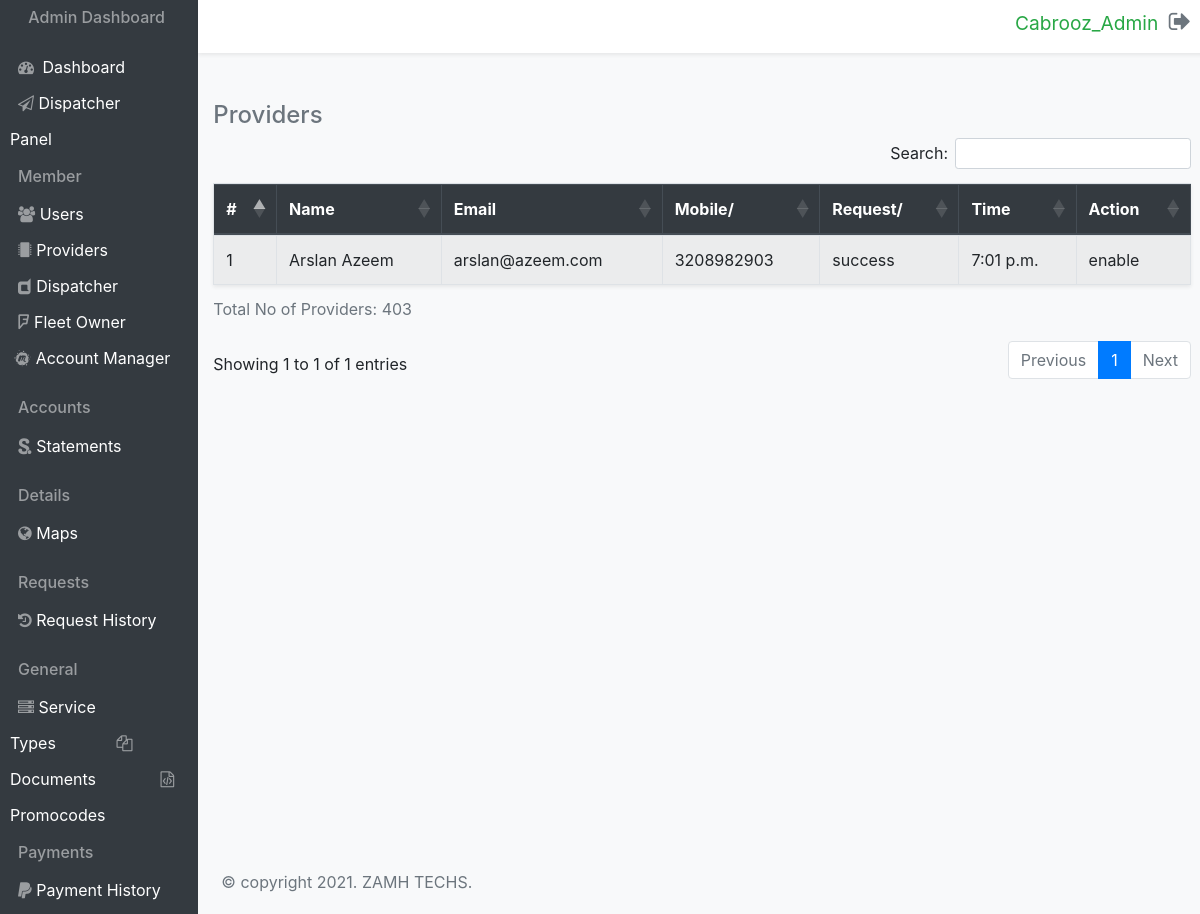
The page /providers/ (signed in) on the database its author committed.
### cabroozadmin/models.py (models this page shows, shortened)
class Provider(models.Model):
    user = models.ForeignKey(User, on_delete=models.SET_NULL, null=True)
    name = models.CharField(max_length=255, null=True, blank=True)
    email = models.EmailField(null=True, blank=True)
    mobile = models.CharField(max_length=25, null=True, blank=True)
    request = models.CharField(max_length=255, null=True, blank=True)
    time = models.TimeField(auto_now_add=True)
    action = models.CharField(max_length=65, null=True, blank=True)
    totalproviders = models.IntegerField(null=True, blank=True)

### cabroozadmin/views.py (the view)
# urls.py: path('providers/', views.providers, name="providers"),
@login_required
def providers(request):
    provider = Provider.objects.all()
    return render(request, 'cabroozadmin/providers.html', {"provider":provider} )

### cabroozadmin/templates/cabroozadmin/providers.html (shortened to what this page needs)
{% load static %}
<!DOCTYPE html>
<html lang="en">
<head>
    <link rel="stylesheet" href="https://stackpath.bootstrapcdn.com/bootstrap/4.5.2/css/bootstrap.min.css">
    <link rel="stylesheet" href="https://stackpath.bootstrapcdn.com/bootstrap/4.5.2/css/bootstrap.min.css">
    <link rel="stylesheet" href="https://cdnjs.cloudflare.com/ajax/libs/twitter-bootstrap/4.5.2/css/bootstrap.css">
    <link rel="stylesheet" href="https://cdn.datatables.net/1.10.25/css/dataTables.bootstrap4.min.css">
    <link rel="stylesheet" href="https://cdn.datatables.net/responsive/2.2.9/css/responsive.bootstrap4.min.css">
    <link rel="stylesheet" href="https://stackpath.bootstrapcdn.com/font-awesome/4.7.0/css/font-awesome.min.css">
    <link rel="stylesheet" href="https://stackpath.bootstrapcdn.com/font-awesome/4.7.0/css/font-awesome.min.css">
    <link rel="stylesheet" href={% static 'css/style.css' %}>
</head>
<body class="bg-light">
    <section>
        <div class="row">
            <div class="col-md-2 bg-dark txt_mbl-cntr">
                <h6 class="mb-3 text-white-50 text-center mt-2">Admin Dashboard</h6>
                <a href={% url 'Home' %} class="side_hvr">
                    <span class="my-4">
                        <i class="fa fa-dashboard text-white-50 mr-1 my-3 ml-2"></i>
                        <span class="text-white mr-5">Dashboard</span>
                    </span>
                </a>
                <a href={% url 'Home' %} class="side_hvr">
                    <span class="my-4">
                        <i class="fa fa-send-o text-white-50 mb-3 ml-2"></i>
                        <span class="text-white mr-4">Dispatcher Panel</span>
                    </span>
                </a>
                <h6 class="mb-3 text-white-50 ml-2 mt-3">Member</h6>
                <a href={% url 'users' %} class="side_hvr">
                    <span class="my-4">
                        <i class="fa fa-users text-white-50 mb-3 ml-2"></i>
                        <span class="text-white mr-5 pr-5">Users</span>
                    </span>
                </a>
                <a href={% url 'providers' %} class="side_hvr">
                    <span class="my-4">
                        <i class="fa fa-microchip text-white-50 mb-3 ml-2"></i>
                        <span class="text-white mr-5 pr-4">Providers</span>
                    </span>
                </a>
                <a href={% url 'dispatcher' %} class="side_hvr">
                    <span class="my-4">
                        <i class="fa fa-dashcube text-white-50 mb-3 ml-2"></i>
                        <span class="text-white mr-5 pr-3">Dispatcher</span>
                    </span>
                </a>
                <a href={% url 'fleetowner' %} class="side_hvr">
                    <span class="my-4">
                        <i class="fa fa-foursquare text-white-50 mb-3 ml-2"></i>
                        <span class="text-white mr-5 pr-1">Fleet Owner</span>
                    </span>
                </a>
                <a href={% url 'Home' %} class="side_hvr">
                    <span class="my-4">
                        <i class="fa fa-meetup text-white-50 mb-3 ml-1"></i>
                        <span class="text-white">Account Manager</span>
                    </span>
                </a>
                <h6 class="mb-3 text-white-50 ml-2 mt-3">Accounts</h6>
                <a href={% url 'statements' %} class="side_hvr">
                    <span class="my-4">
                        <i class="fa fa-scribd text-white-50 mb-3 ml-2"></i>
                        <span class="text-white mr-3">Statements</span>
                    </span>
                </a>
                <h6 class="mb-3 text-white-50 ml-2 mt-3">Details</h6>
                <a href={% url 'maps' %} class="side_hvr">
                    <span class="my-4">
                        <i class="fa fa-globe text-white-50 mb-3 ml-2"></i>
                        <span class="text-white mr-5 pr-5">Maps</span>
                    </span>
                </a>
                <h6 class="mb-3 text-white-50 ml-2 mt-3">Requests</h6>
                <a href={% url 'reqhistory' %} class="side_hvr">
                    <span class="my-4">
                        <i class="fa fa-history text-white-50 mb-3 ml-2"></i>
                        <span class="text-white mr-4">Request History</span>
                    </span>
                </a>
                <h6 class="mb-3 text-white-50 ml-2 mt-3">General</h6>
                <a href={% url 'servicetype' %} class="side_hvr">
                    <span class="my-4">
                        <i class="fa fa-server text-white-50 mb-3 ml-2"></i>
                        <span class="text-white mr-5">Service Types</span>
                    </span>
                </a>
                <a href={% url 'documents' %} class="side_hvr">
                    <span class="my-4">
                        <i class="fa fa-files-o text-white-50 mb-3 ml-2"></i>
                        <span class="text-white mr-5 pr-1">Documents</span>
                    </span>
                </a>
                <a href={% url 'promocodes' %} class="side_hvr">
                    <span class="my-4">
                        <i class="fa fa-file-code-o text-white-50 mb-3 ml-2"></i>
                        <span class="text-white">Promocodes</span>
                    </span>
                </a>
                <h6 class="mb-3 text-white-50 ml-2 mt-3">Payments</h6>
                <a href={% url 'Home' %} class="side_hvr">
                    <span class="my-4">
                        <i class="fa fa-paypal text-white-50 mb-3 ml-2"></i>
                        <span class="text-white">Payment History</span>
                    </span>
                </a>
            </div>
            <div class="col-md-10">
                <div class="row bg-white shadow-sm">
                    <span class="ml-auto p-2 mr-3 h4">
                        <a href={% url 'Login' %} class="undrline">
                            <small class="text-success mr-1">{{user.username}}</small>
                            <i class="fa fa-sign-out text-muted"></i>
                        </a>
                    </span>
                </div>
                <div class="row">
                    <div class="container pr-4 mt-4">
                        <h4 class="text-left text-muted mb-2 mt-4"> Providers </h4>
                        <table id="example" class="table table-hover table-striped mb-5 shadow-sm border-bottom table-bordered">
                            <small><caption>Total No of Providers: <span>
                                {% for data in provider %}
                                    {{data.totalproviders}}
                                {% endfor %}
                            </span></caption></small>
                            <thead class="thead-dark">
                              <tr>
                                <th scope="col">#</th>
                                <th scope="col">Name</th>
                                <th scope="col">Email</th>
                                <th scope="col">Mobile/</th>
                                <th scope="col">Request/</th>
                                <th scope="col">Time</th>
                                <th scope="col">Action</th>
                              </tr>
                            </thead>
                            <tbody>
                                {% for data in provider %}
                                <tr>
                                    <td>{{data.id}}</td>
                                    <td>{{data.name}}</td>
                                    <td>{{data.email}}</td>
                                    <td>{{data.mobile}}</td>
                                    <td>{{data.request}}</td>
                                    <td>{{data.time}}</td>
                                    <td>{{data.action}}</td>
                                </tr>
                                {% endfor %}
                            </tbody>
                          </table>
                    </div>
                </div>
                <footer class="mt-5 w-100 pt-2" style="position: absolute; bottom: 0;">
                    <p class="text-muted pt-2 px-2 pb-1">&copy; copyright 2021. ZAMH TECHS.</p>
                </footer>
            </div>
        </div>
    </section>
</body>
</html>

### cabroozadmin/static/css/style.css (style rules this page uses)
.undrline { text-decoration: none; }

### cabroozadmin/templates/cabroozadmin/providers.html (style rules this page uses)
body { overflow-x: hidden; margin-left: 10px; }

### rows shown on the page
Provider: totalproviders "403", id "1", name "Arslan Azeem", email "arslan@azeem.com", mobile "3208982903", request "success", time "7:01 p.m.", action "enable"

### other values the page prints
{{ user.username }} "Cabrooz_Admin"
